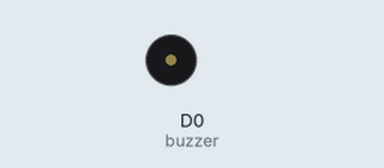
Bench run of a sketch on a simulated ESP8266 (NodeMCU). Shown: buzzer (waves = sounding). What the sketch prints to the serial monitor is not drawn.

Above: at 0.1 s.
At 1.6 s:
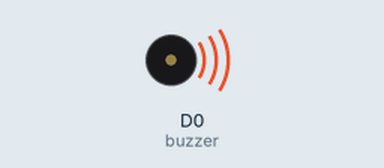
Timing chart, 0 to 3.1 s (numbered marks = the images above):
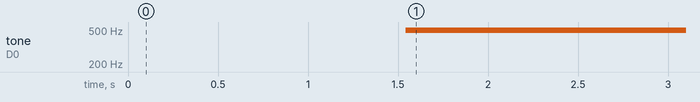

The sketch:

s9_Passive_Buzzer.ino
```cpp
/*

Ks0019 keyestudio Passive Buzzer module
_________________________________
|  SETUP                          |
|Sensor pin  ::    Particle pin   |
|   +        ::        3.3v       |
|   -        ::        GND        |
|   S        ::        D0         |
|_________________________________|


SPECIFICATIONS:

-emmits different frequencies of sound based on signal

src: https://wiki.keyestudio.com/Ks0019_keyestudio_Passive_Buzzer_module
*/

#include <math.h>
#define buzzer D0

void setup()
{
pinMode(buzzer,OUTPUT);// set digital IO pin pattern, OUTPUT to be output
Serial.begin(9600);
}

void loop()
{

//regular sound
digitalWrite(buzzer, HIGH);
delay(1000);
digitalWrite(buzzer, LOW);
delay(500);
// beep example
unsigned char i;
while(1){
  for(i=0;i<80;i++)// output a frequency sound
  {
    digitalWrite(buzzer,HIGH);// sound
    delay(1);//delay1ms
    digitalWrite(buzzer,LOW);//not sound
    delay(1);//ms delay
  }
  for(i=0;i<100;i++)// output a frequency sound
  {
    digitalWrite(buzzer,HIGH);// sound
    digitalWrite(buzzer,LOW);//not sound
    delay(2);//2ms delay
  }
Serial.println('beep');
}
} 
```

Measured:
- by itself, tone on D0 (buzzer): silent → 498 Hz at 1.5 s
